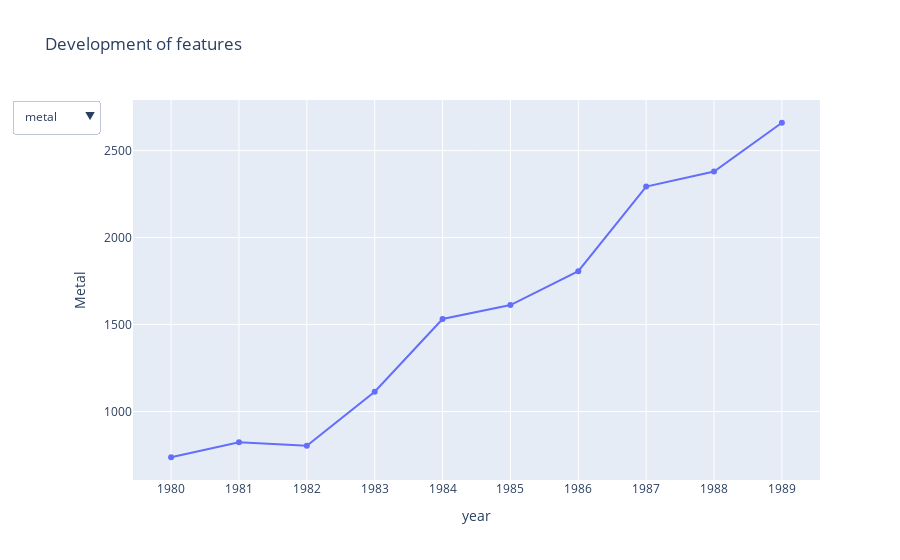

Source (notebook cell):
### Code cell
# Create the initial scatter plot
fig = go.Figure()

fig.add_trace(go.Scatter(
    x=dev_genres_df['year'],
    y=dev_genres_df['pop'],
    #mode='markers',
    name='Pop'
))

# Create the dropdown menu
dropdown_menu = go.layout.Updatemenu(
    buttons=list([
        dict(
            args=[
                {'y': [dev_genres_df[option]]}, 
                {'yaxis': {'title': option.capitalize()}}
            ],
            label=option,
            method='update'
        )
        for option in features
    ]),
    direction='down',
    showactive=True,
)

# Update the layout with dropdown menu and initial y-axis title
fig.update_layout(
    height = 800,
    updatemenus=[dropdown_menu],
    yaxis_title='pop',
    xaxis_title='year',
    title='Development of features'
)

fig.show()

### Figure 1 — Plotly figure (JSON) as saved in the notebook; plotly's stock layout.template omitted (floating-point values rounded to 4 significant figures)
{"data": [{"name": "Pop", "type": "scatter", "x": ["1980", "1981", "1982", "1983", "1984", "1985", "1986", "1987", "1988", "1989"], "y": [737, 823, 803, 1114, 1532, 1612, 1807, 2293, 2380, 2660]}], "layout": {"autosize": true, "title": {"text": "Development of features"}, "updatemenus": [{"active": 7, "buttons": [{"args": [{"y": [[11523, 10277, 10359, 10033, 12202, 11372, 11430, 12310, 13809, 15447]]}, {"yaxis": {"title": "Pop"}}], "label": "pop", "method": "update"}, {"args": [{"y": [[8459, 8302, 7874, 8292, 8837, 8721, 9258, 10706, 11045, 12441]]}, {"yaxis": {"title": "Rock"}}], "label": "rock", "method": "update"}, {"args": [{"y": [[5302, 5424, 5393, 6917, 7017, 7751, 9244, 12349, 16545, 17686]]}, {"yaxis": {"autorange": true, "range": [4520.0, 18470.0], "title": {"text": "Classical"}, "type": "linear"}}], "label": "classical", "method": "update"}, {"args": [{"y": [[2248, 2471, 2185, 3433, 3047, 3443, 3824, 4458, 6465, 6178]]}, {"yaxis": {"title": "German"}}], "label": "german", "method": "update"}, {"args": [{"y": [[2601, 2117, 2239, 1998, 2250, 2450, 2956, 3599, 4639, 5212]]}, {"yaxis": {"title": "Jazz"}}], "label": "jazz", "method": "update"}, {"args": [{"y": [[3065, 2177, 41, 2416, 2564, 2779, 3772, 4267, 4272, 4700]]}, {"yaxis": {"title": "Folk"}}], "label": "folk", "method": "update"}, {"args": [{"y": [[2165, 2455, 2417, 2366, 2419, 2251, 2322, 2510, 2736, 2634]]}, {"yaxis": {"title": "Punk"}}], "label": "punk", "method": "update"}, {"args": [{"y": [[737, 823, 803, 1114, 1532, 1612, 1807, 2293, 2380, 2660]]}, {"yaxis": {"autorange": true, "range": [615.6, 2781.0], "title": {"text": "Metal"}, "type": "linear"}}], "label": "metal", "method": "update"}, {"args": [{"y": [[1804, 1711, 44, 1483, 1265, 1640, 1628, 1876, 1930, 2165]]}, {"yaxis": {"title": "Country"}}], "label": "country", "method": "update"}, {"args": [{"y": [[888, 1139, 962, 1129, 1365, 1193, 1278, 1498, 2167, 2598]]}, {"yaxis": {"title": "French"}}], "label": "french", "method": "update"}], "direction": "down", "showactive": true}], "xaxis": {"autorange": true, "range": [-0.5383, 9.538], "title": {"text": "year"}, "type": "category"}, "yaxis": {"autorange": true, "range": [615.6, 2781.0], "title": {"text": "Metal"}, "type": "linear"}}}
